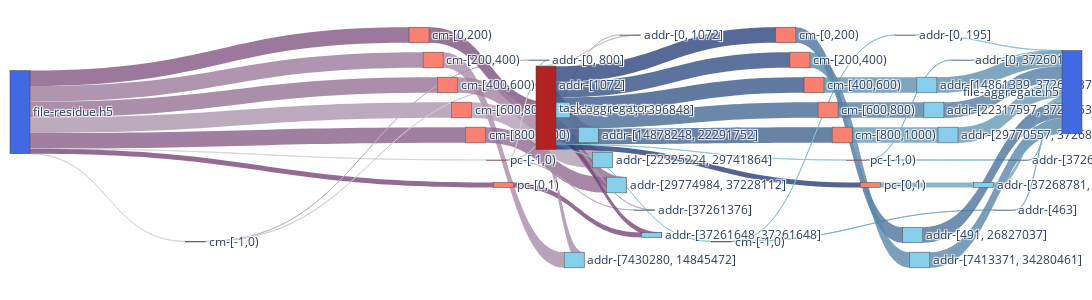

Notebook code for this chart:
### Code cell
AGG = nx.compose(G_AGG_R, G_AGG_W) 

agg_nodes, agg_nodes_dict = get_nodes_for_sankey(AGG,rm_tags=['agg_r','agg_w'])

agg_links = get_links_for_sankey(AGG, agg_nodes_dict)
fig = go.Figure(go.Sankey(
            node = agg_nodes,
            link = agg_links, orientation='h'))

fig.update_layout(
    autosize=False,
    width=1400,
    height=300,
    margin=dict(
        l=10,
        r=10,
        b=40,
        t=10,
        pad=2
    ),
)
fig.show()
fig.write_html(f"{image_path}/sankey-grouped-agg-vol-vfd.html")

### Figure 1 — Plotly figure (JSON) as saved in the notebook; plotly's stock layout.template omitted (floating-point values rounded to 4 significant figures)
{"data": [{"link": {"color": ["rgba(214.11764705882354, 211.1764705882353, 214.11764705882354, 0.8)", "rgba(131.76470588235293, 87.64705882352942, 131.76470588235293, 0.8)", "rgba(155.29411764705884, 122.94117647058823, 155.29411764705884, 0.8)", "rgba(149.41176470588235, 114.11764705882352, 149.41176470588235, 0.8)", "rgba(172.94117647058823, 149.41176470588235, 172.94117647058823, 0.8)", "rgba(137.64705882352942, 96.47058823529413, 137.64705882352942, 0.8)", "rgba(214.11764705882354, 211.1764705882353, 214.11764705882354, 0.8)", "rgba(120.0, 70.0, 120.0, 0.8)", "rgba(190.58823529411765, 175.88235294117646, 190.58823529411765, 0.8)", "rgba(208.23529411764707, 202.35294117647058, 208.23529411764707, 0.8)", "rgba(125.88235294117646, 78.8235294117647, 125.88235294117646, 0.8)", "rgba(167.05882352941177, 140.58823529411765, 167.05882352941177, 0.8)", "rgba(161.1764705882353, 131.76470588235293, 161.1764705882353, 0.8)", "rgba(178.8235294117647, 158.23529411764707, 178.8235294117647, 0.8)", "rgba(143.52941176470588, 105.29411764705883, 143.52941176470588, 0.8)", "rgba(196.47058823529412, 184.70588235294116, 196.47058823529412, 0.8)", "rgba(208.23529411764707, 202.35294117647058, 208.23529411764707, 0.8)", "rgba(184.70588235294116, 167.05882352941177, 184.70588235294116, 0.8)", "rgba(120.0, 70.0, 120.0, 0.8)", "rgba(190.58823529411765, 175.88235294117646, 190.58823529411765, 0.8)", "rgba(202.35294117647058, 193.52941176470588, 202.35294117647058, 0.8)", "rgba(125.88235294117646, 78.8235294117647, 125.88235294117646, 0.8)", "rgba(167.05882352941177, 140.58823529411765, 167.05882352941177, 0.8)", "rgba(161.1764705882353, 131.76470588235293, 161.1764705882353, 0.8)", "rgba(178.8235294117647, 158.23529411764707, 178.8235294117647, 0.8)", "rgba(143.52941176470588, 105.29411764705883, 143.52941176470588, 0.8)", "rgba(196.47058823529412, 184.70588235294116, 196.47058823529412, 0.8)", "rgba(184.70588235294116, 167.05882352941177, 184.70588235294116, 0.8)", "rgba(120.0, 70.0, 120.0, 0.8)", "rgba(133.75, 200.625, 213.75, 0.8)", "rgba(46.25, 69.375, 126.25, 0.8)", "rgba(52.5, 78.75, 132.5, 0.8)", "rgba(58.75, 88.125, 138.75, 0.8)", "rgba(71.25, 106.875, 151.25, 0.8)", "rgba(65.0, 97.5, 145.0, 0.8)", "rgba(133.75, 200.625, 213.75, 0.8)", "rgba(40.0, 60.0, 120.0, 0.8)", "rgba(127.5, 191.25, 207.5, 0.8)", "rgba(115.0, 172.5, 195.0, 0.8)", "rgba(77.5, 116.25, 157.5, 0.8)", "rgba(90.0, 135.0, 170.0, 0.8)", "rgba(96.25, 144.375, 176.25, 0.8)", "rgba(83.75, 125.625, 163.75, 0.8)", "rgba(102.5, 153.75, 182.5, 0.8)", "rgba(121.25, 181.875, 201.25, 0.8)", "rgba(115.0, 172.5, 195.0, 0.8)", "rgba(108.75, 163.125, 188.75, 0.8)", "rgba(127.5, 191.25, 207.5, 0.8)", "rgba(115.0, 172.5, 195.0, 0.8)", "rgba(77.5, 116.25, 157.5, 0.8)", "rgba(90.0, 135.0, 170.0, 0.8)", "rgba(96.25, 144.375, 176.25, 0.8)", "rgba(83.75, 125.625, 163.75, 0.8)", "rgba(102.5, 153.75, 182.5, 0.8)", "rgba(121.25, 181.875, 201.25, 0.8)", "rgba(115.0, 172.5, 195.0, 0.8)", "rgba(108.75, 163.125, 188.75, 0.8)"], "label": ["Access Volume : 0 <br />Average Count : 3 <br />Average Access Size : 0 <br />Operation : read<br />Bandwidth : 0", "Access Volume : 7.42 MB <br />Average Count : 200 <br />Average Access Size : 37.11 KB <br />Operation : read<br />Bandwidth : 11.12 MB/s", "Access Volume : 7.44 MB <br />Average Count : 200 <br />Average Access Size : 37.21 KB <br />Operation : read<br />Bandwidth : 10.68 MB/s", "Access Volume : 7.44 MB <br />Average Count : 200 <br />Average Access Size : 37.2 KB <br />Operation : read<br />Bandwidth : 10.69 MB/s", "Access Volume : 7.44 MB <br />Average Count : 200 <br />Average Access Size : 37.21 KB <br />Operation : read<br />Bandwidth : 10.43 MB/s", "Access Volume : 7.48 MB <br />Average Count : 201 <br />Average Access Size : 37.21 KB <br />Operation : read<br />Bandwidth : 10.78 MB/s", "Access Volume : 0 <br />Average Count : 3 <br />Average Access Size : 0 <br />Operation : read<br />Bandwidth : 0", "Access Volume : 2.4 MB <br />Average Count : 1 <br />Average Access Size : 2.4 MB <br />Operation : read<br />Bandwidth : 1.56 GB/s", "Access Volume : 2.18 KB <br />Average Count : 8 <br />Average Access Size : 273 B <br />Operation : read<br />Bandwidth : 46.58 KB/s", "Access Volume : 328 B <br />Average Count : 1 <br />Average Access Size : 328 B <br />Operation : read<br />Bandwidth : 93.56 B/s", "Access Volume : 7.43 MB <br />Average Count : 399 <br />Average Access Size : 18.62 KB <br />Operation : read<br />Bandwidth : 11.19 MB/s", "Access Volume : 7.45 MB <br />Average Count : 400 <br />Average Access Size : 18.62 KB <br />Operation : read<br />Bandwidth : 10.67 MB/s", "Access Volume : 7.45 MB <br />Average Count : 400 <br />Average Access Size : 18.62 KB <br />Operation : read<br />Bandwidth : 10.68 MB/s", "Access Volume : 7.45 MB <br />Average Count : 400 <br />Average Access Size : 18.62 KB <br />Operation : read<br />Bandwidth : 10.41 MB/s", "Access Volume : 7.49 MB <br />Average Count : 402 <br />Average Access Size : 18.62 KB <br />Operation : read<br />Bandwidth : 10.76 MB/s", "Access Volume : 1.57 KB <br />Average Count : 4 <br />Average Access Size : 392 B <br />Operation : read<br />Bandwidth : 32.85 KB/s", "Access Volume : 328 B <br />Average Count : 1 <br />Average Access Size : 328 B <br />Operation : read<br />Bandwidth : 93.56 B/s", "Access Volume : 512 B <br />Average Count : 1 <br />Average Access Size : 512 B <br />Operation : read<br />Bandwidth : 332.9 KB/s", "Access Volume : 2.4 MB <br />Average Count : 1 <br />Average Access Size : 2.4 MB <br />Operation : read<br />Bandwidth : 1.56 GB/s", "Access Volume : 2.18 KB <br />Average Count : 8 <br />Average Access Size : 273 B <br />Operation : read<br />Bandwidth : 46.58 KB/s", "Access Volume : 656 B <br />Average Count : 2 <br />Average Access Size : 328 B <br />Operation : read<br />Bandwidth : 187.13 B/s", "Access Volume : 7.43 MB <br />Average Count : 399 <br />Average Access Size : 18.62 KB <br />Operation : read<br />Bandwidth : 11.19 MB/s", "Access Volume : 7.45 MB <br />Average Count : 400 <br />Average Access Size : 18.62 KB <br />Operation : read<br />Bandwidth : 10.67 MB/s", "Access Volume : 7.45 MB <br />Average Count : 400 <br />Average Access Size : 18.62 KB <br />Operation : read<br />Bandwidth : 10.68 MB/s", "Access Volume : 7.45 MB <br />Average Count : 400 <br />Average Access Size : 18.62 KB <br />Operation : read<br />Bandwidth : 10.41 MB/s", "Access Volume : 7.49 MB <br />Average Count : 402 <br />Average Access Size : 18.62 KB <br />Operation : read<br />Bandwidth : 10.76 MB/s", "Access Volume : 1.57 KB <br />Average Count : 4 <br />Average Access Size : 392 B <br />Operation : read<br />Bandwidth : 32.85 KB/s", "Access Volume : 512 B <br />Average Count : 1 <br />Average Access Size : 512 B <br />Operation : read<br />Bandwidth : 332.9 KB/s", "Access Volume : 2.4 MB <br />Average Count : 1 <br />Average Access Size : 2.4 MB <br />Operation : read<br />Bandwidth : 1.56 GB/s", "Access Volume : 0 <br />Average Count : 3 <br />Average Access Size : 0 <br />Operation : write<br />Bandwidth : 0", "Access Volume : 7.42 MB <br />Average Count : 200 <br />Average Access Size : 37.11 KB <br />Operation : write<br />Bandwidth : 5.64 MB/s", "Access Volume : 7.44 MB <br />Average Count : 200 <br />Average Access Size : 37.21 KB <br />Operation : write<br />Bandwidth : 4.46 MB/s", "Access Volume : 7.44 MB <br />Average Count : 200 <br />Average Access Size : 37.2 KB <br />Operation : write<br />Bandwidth : 4.06 MB/s", "Access Volume : 7.44 MB <br />Average Count : 200 <br />Average Access Size : 37.21 KB <br />Operation : write<br />Bandwidth : 2.37 MB/s", "Access Volume : 7.48 MB <br />Average Count : 201 <br />Average Access Size : 37.21 KB <br />Operation : write<br />Bandwidth : 2.68 MB/s", "Access Volume : 0 <br />Average Count : 3 <br />Average Access Size : 0 <br />Operation : write<br />Bandwidth : 0", "Access Volume : 2.4 MB <br />Average Count : 1 <br />Average Access Size : 2.4 MB <br />Operation : write<br />Bandwidth : 1.56 GB/s", "Access Volume : 562 B <br />Average Count : 4 <br />Average Access Size : 140.5 B <br />Operation : write<br />Bandwidth : 25.2 B/s", "Access Volume : 28 B <br />Average Count : 1 <br />Average Access Size : 28 B <br />Operation : write<br />Bandwidth : 18.21 KB/s", "Access Volume : 7.42 MB <br />Average Count : 398 <br />Average Access Size : 18.63 KB <br />Operation : write<br />Bandwidth : 1.14 MB/s", "Access Volume : 7.45 MB <br />Average Count : 400 <br />Average Access Size : 18.63 KB <br />Operation : write<br />Bandwidth : 912.66 KB/s", "Access Volume : 7.45 MB <br />Average Count : 400 <br />Average Access Size : 18.63 KB <br />Operation : write<br />Bandwidth : 856.42 KB/s", "Access Volume : 7.45 MB <br />Average Count : 400 <br />Average Access Size : 18.63 KB <br />Operation : write<br />Bandwidth : 928.42 KB/s", "Access Volume : 7.49 MB <br />Average Count : 401 <br />Average Access Size : 18.68 KB <br />Operation : write<br />Bandwidth : 530 KB/s", "Access Volume : 876 B <br />Average Count : 5 <br />Average Access Size : 175.2 B <br />Operation : write<br />Bandwidth : 74.18 B/s", "Access Volume : 28 B <br />Average Count : 1 <br />Average Access Size : 28 B <br />Operation : write<br />Bandwidth : 18.21 KB/s", "Access Volume : 2.4 MB <br />Average Count : 1000 <br />Average Access Size : 2.4 KB <br />Operation : write<br />Bandwidth : 328.73 KB/s", "Access Volume : 562 B <br />Average Count : 4 <br />Average Access Size : 140.5 B <br />Operation : write<br />Bandwidth : 25.2 B/s", "Access Volume : 28 B <br />Average Count : 1 <br />Average Access Size : 28 B <br />Operation : write<br />Bandwidth : 18.21 KB/s", "Access Volume : 7.42 MB <br />Average Count : 398 <br />Average Access Size : 18.63 KB <br />Operation : write<br />Bandwidth : 1.14 MB/s", "Access Volume : 7.45 MB <br />Average Count : 400 <br />Average Access Size : 18.63 KB <br />Operation : write<br />Bandwidth : 912.66 KB/s", "Access Volume : 7.45 MB <br />Average Count : 400 <br />Average Access Size : 18.63 KB <br />Operation : write<br />Bandwidth : 856.42 KB/s", "Access Volume : 7.45 MB <br />Average Count : 400 <br />Average Access Size : 18.63 KB <br />Operation : write<br />Bandwidth : 928.42 KB/s", "Access Volume : 7.49 MB <br />Average Count : 401 <br />Average Access Size : 18.68 KB <br />Operation : write<br />Bandwidth : 530 KB/s", "Access Volume : 876 B <br />Average Count : 5 <br />Average Access Size : 175.2 B <br />Operation : write<br />Bandwidth : 74.18 B/s", "Access Volume : 28 B <br />Average Count : 1 <br />Average Access Size : 28 B <br />Operation : write<br />Bandwidth : 18.21 KB/s", "Access Volume : 2.4 MB <br />Average Count : 1000 <br />Average Access Size : 2.4 KB <br />Operation : write<br />Bandwidth : 328.73 KB/s"], "source": [0, 0, 0, 0, 0, 0, 0, 0, 1, 1, 2, 3, 4, 5, 6, 7, 7, 7, 8, 9, 10, 11, 12, 13, 14, 15, 16, 17, 18, 19, 19, 19, 19, 19, 19, 19, 19, 20, 20, 21, 22, 23, 24, 25, 26, 26, 27, 28, 29, 30, 31, 32, 33, 34, 35, 36, 37], "target": [1, 2, 3, 4, 5, 6, 7, 8, 9, 10, 11, 12, 13, 14, 15, 16, 10, 17, 18, 19, 19, 19, 19, 19, 19, 19, 19, 19, 19, 20, 21, 22, 23, 24, 25, 26, 27, 28, 29, 30, 31, 32, 33, 34, 35, 36, 37, 38, 38, 38, 38, 38, 38, 38, 38, 38, 38], "value": [1, 7422108, 7441148, 7440164, 7442936, 7479508, 1, 2400000, 2184, 328, 7428880, 7447968, 7446976, 7449760, 7486392, 1568, 328, 512, 2400000, 2184, 656, 7428880, 7447968, 7446976, 7449760, 7486392, 1568, 512, 2400000, 1, 7422108, 7441148, 7440164, 7442936, 7479508, 1, 2400000, 562, 28, 7416064, 7451168, 7450176, 7452960, 7489592, 876, 28, 2400000, 562, 28, 7416064, 7451168, 7450176, 7452960, 7489592, 876, 28, 2400000]}, "node": {"color": ["RoyalBlue", "Salmon", "Salmon", "Salmon", "Salmon", "Salmon", "Salmon", "Salmon", "Salmon", "SkyBlue", "SkyBlue", "SkyBlue", "SkyBlue", "SkyBlue", "SkyBlue", "SkyBlue", "SkyBlue", "SkyBlue", "SkyBlue", "FireBrick", "Salmon", "Salmon", "Salmon", "Salmon", "Salmon", "Salmon", "Salmon", "Salmon", "SkyBlue", "SkyBlue", "SkyBlue", "SkyBlue", "SkyBlue", "SkyBlue", "SkyBlue", "SkyBlue", "SkyBlue", "SkyBlue", "RoyalBlue"], "label": ["file-residue.h5", "cm-[-1,0)", "cm-[0,200)", "cm-[200,400)", "cm-[400,600)", "cm-[600,800)", "cm-[800,1000)", "pc-[-1,0)", "pc-[0,1)", "addr-[0, 800]", "addr-[1072]", "addr-[1400, 7396848]", "addr-[7430280, 14845472]", "addr-[14878248, 22291752]", "addr-[22325224, 29741864]", "addr-[29774984, 37228112]", "addr-[0, 1072]", "addr-[37261376]", "addr-[37261648, 37261648]", "task-aggregator", "cm-[-1,0)", "cm-[0,200)", "cm-[200,400)", "cm-[400,600)", "cm-[600,800)", "cm-[800,1000)", "pc-[-1,0)", "pc-[0,1)", "addr-[0, 195]", "addr-[463]", "addr-[491, 26827037]", "addr-[7413371, 34280461]", "addr-[14861339, 37262337]", "addr-[22317597, 37265537]", "addr-[29770557, 37268737]", "addr-[0, 37260149]", "addr-[37268753]", "addr-[37268781, 39674399]", "file-aggregate.h5"], "x": [0.3158, 0.375, 0.3816, 0.3947, 0.4079, 0.4211, 0.4342, 0.4539, 0.4605, 0.4934, 0.5, 0.5132, 0.5263, 0.5395, 0.5526, 0.5658, 0.5789, 0.5921, 0.5987, 0.6579, 0.7171, 0.7237, 0.7368, 0.75, 0.7632, 0.7763, 0.7895, 0.8026, 0.8355, 0.9276, 0.8421, 0.8487, 0.8553, 0.8618, 0.875, 0.8882, 0.9408, 0.9079, 1], "y": [0, 0, 0.1, 0.2, 0.3, 0.4, 0.5, 0.6, 0.7, 0.2, 0.3, 0.4, 1, 0.5, 0.6, 0.7, 0.1, 0.8, 0.9, 0, 0, 0.1, 0.2, 0.3, 0.4, 0.5, 0.6, 0.7, 0.1, 0.8, 0.9, 1, 0.3, 0.4, 0.5, 0.2, 0.6, 0.7, 0]}, "orientation": "h", "type": "sankey"}], "layout": {"autosize": false, "height": 300, "margin": {"b": 40, "l": 10, "pad": 2, "r": 10, "t": 10}, "width": 1400}}
